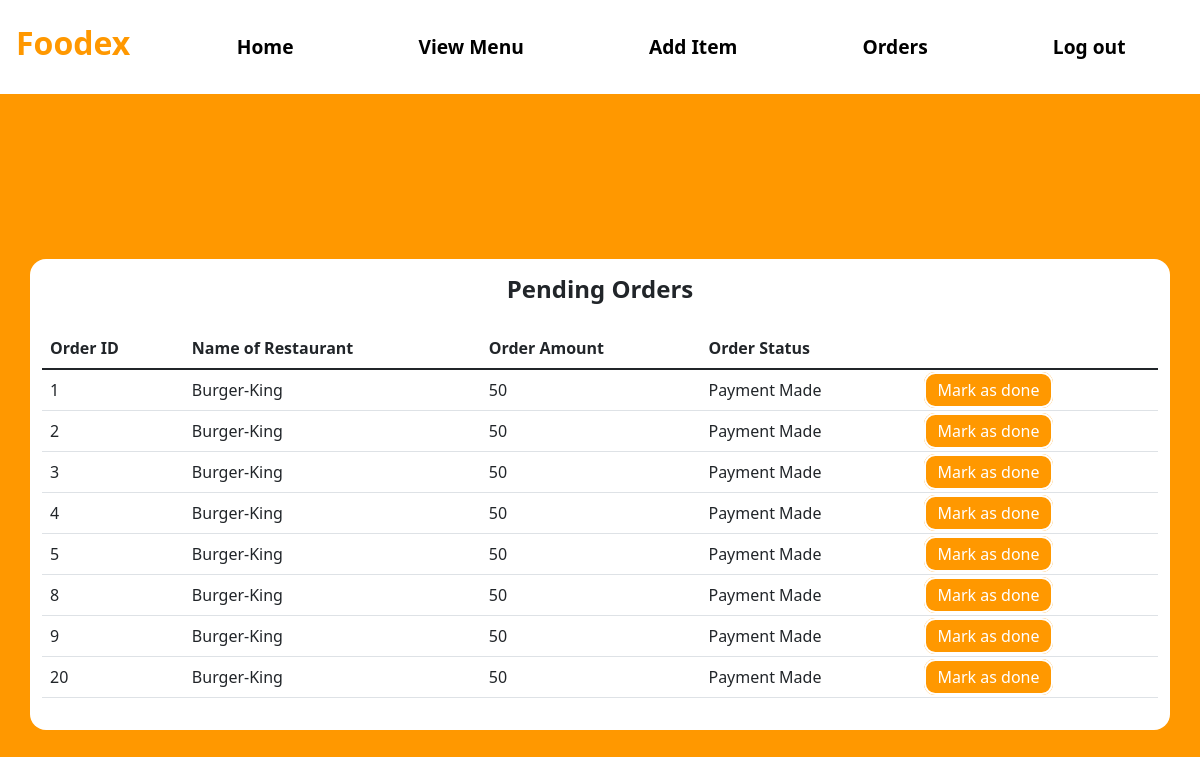
The page /Resturant-Orders (signed in) on the database as committed earlier.
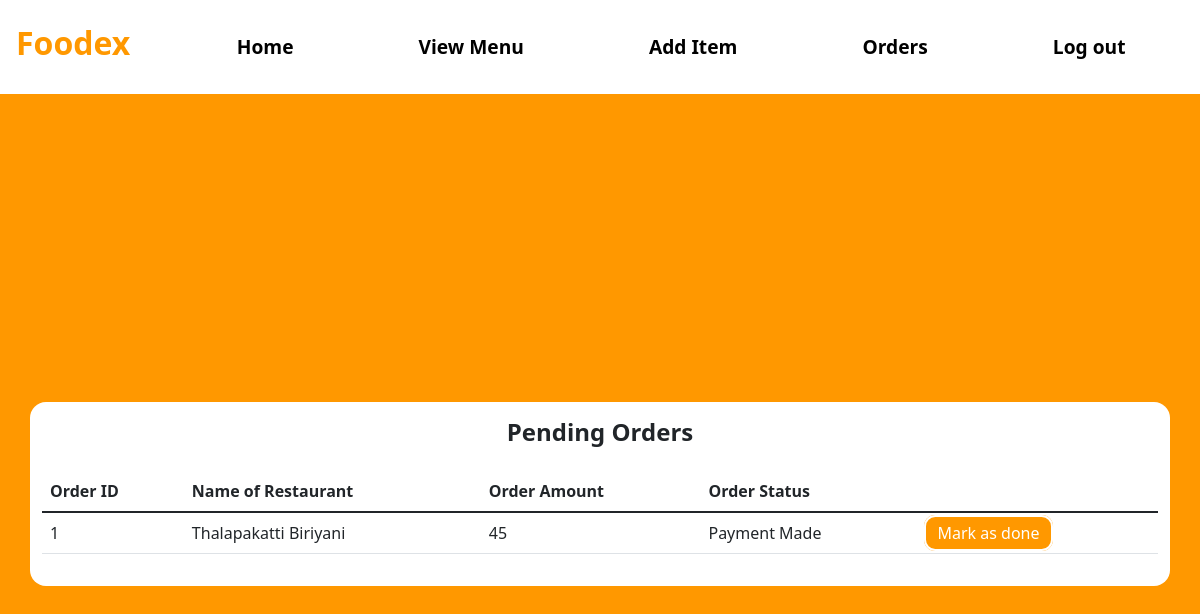
The same page on the database as committed later.
### tables this page shows
CREATE TABLE ORDER_TABLE(
                        ORDER_ID INTEGER PRIMARY KEY AUTOINCREMENT,
                        ORDER_AMOUNT INTEGER,
                        DELIVERYBOY_ID INTEGER, 
                        ORDER_STATUS TEXT,  						
                        USER_ID INTEGER, 
  						RESTAURANT_ID INTEGER, 
  						FOREIGN KEY (USER_ID) REFERENCES USER(USER_ID),
  						FOREIGN KEY (DELIVERYBOY_ID) REFERENCES DELIVERYBOY(DELIVERYBOY_ID),
  						FOREIGN KEY (RESTAURANT_ID) REFERENCES RESTAURANT(RESTAURANT_ID)             
                       );

CREATE TABLE RESTAURANT(
                        RESTAURANT_ID INTEGER PRIMARY KEY AUTOINCREMENT,
                        NAME_OF_RESTAURANT TEXT,
                        RESTAURANT_PASSWORD TEXT,
                        ADDRESS TEXT,
                        MOBILE_NO INTEGER,
                        RESTAURANT_PIN TEXT,
                        RESTAURANT_IMAGE TEXT
                       );

### app.py (the view)
@app.route("/Resturant-Orders")
def Resturant_Order():
    getid = str(session["id"])
    cursor = connection.cursor()
    cursor.execute("SELECT o.order_id, o.order_amount, o.order_status,r.name_of_restaurant FROM ORDER_TABLE o JOIN RESTAURANT r on o.RESTAURANT_ID=r.RESTAURANT_ID WHERE o.RESTAURANT_ID= "+getid+" AND o.order_status='Payment Made'")
    result_p = cursor.fetchall()
    cursor.execute("SELECT o.order_id, o.order_amount, o.order_status,r.name_of_restaurant FROM ORDER_TABLE o JOIN RESTAURANT r on o.RESTAURANT_ID=r.RESTAURANT_ID WHERE o.RESTAURANT_ID= " + getid + " AND o.order_status='Order Ready For Pick up'")
    result_d = cursor.fetchall()
    return render_template("Resturant_Order.html", Items_p=result_p, Items_d=result_d)

### templates/Resturant_Order.html (shortened to what this page needs)
<!DOCTYPE html>
<html lang="en">
<head>
    <link href="https://cdn.jsdelivr.net/npm/bootstrap@5.1.3/dist/css/bootstrap.min.css" rel="stylesheet">
    <link rel= "stylesheet" type= "text/css" href= "{{ url_for('static',filename='Styles.css') }}">
</head>
<body style="background:#ff9800;">
<nav class="navbar navbar-expand-lg bg-white">
  <h3 class="navbar-brand Logo" style="color:#ff9800;font-size: 2rem;"href="#">Foodex</h3>
    <div class="container">
  <div class="collapse navbar-collapse" id="navbarSupportedContent">
    <ul class="navbar-nav mr-auto nav-links">
        <li class="nav-item">
        <a class="nav-link nav-link-btn" href="/Resturant-Dashboard">Home</a>
      </li>
      <li class="nav-item">
        <a class="nav-link nav-link-btn" href="/View-Menu">View Menu</a>
      </li>
      <li class="nav-item">
        <a class="nav-link nav-link-btn" href="/Add-Item">Add Item</a>
      </li>
        <li class="nav-item">
        <a class="nav-link nav-link-btn" href="/Resturant-Orders">Orders</a>
      </li>
        <li class="nav-item">
        <a class="nav-link nav-link-btn" href="/">Log out</a>
      </li>
    </ul>
  </div>
     </div>
</nav>
  <div class="ToCenter" >
  <div class="container">
        <div class="row">
            <div class="col">
                <table class="table">
                    {% if Items_p %}
                    <h4 class="Logo">Pending Orders</h4>
                    <thead>
                      <tr>
                        <th scope="col">Order ID</th>
                          <th scope="col">Name of Restaurant</th>
                        <th scope="col">Order Amount</th>
                        <th scope="col">Order Status</th>
                      </tr>
                    </thead>
                    <tbody>
                      {% for i in Items_p %}
                      <tr>
                        <td>{{i[0]}}</td>
                          <td>{{i[3]}}</td>
                          <td>{{i[1]}}</td>
                          <td>{{i[2]}}</td>
                          <td> <a class="Edit-btn" style="background:#ff9800;" href="/Complete-order?id={{i[0]}}">Mark as done</a> </td>
                      </tr>
                      {% endfor %}
                    {% else %}
                    <h4 class="Logo">No Pending Orders</h4>
                    </tbody>
                    {% endif %}
                  </table>
            </div>
        </div>
    </div>
    </div>
<div class="area" >
          <ul class="circles">
          </ul>
   </div >
</body>
</html>

### static/Styles.css (style rules this page uses)
* { margin: 0px; padding: 0px; }
.ToCenter { display: flex; width: 100vw; min-height: 100vh; justify-content: center; align-items: center; background: rgba(0, 0, 0, 0); }
.container { min-width: 50vw; background: white; border-radius: 1rem; }
.Logo { text-align: center; padding: 1rem; font-weight: bold; }
.nav-links { width: 100%; display: flex; flex-direction: column; justify-content: space-around; align-items: center; }
.nav-link-btn { border:solid 2px white; font-size: 1.2rem; border-radius: 0.7rem; font-weight: bold; color: black; }
.Edit-btn { border:solid 2px white; color: white; text-decoration:none; padding: 0.3rem 0.7rem; border-radius: 0.7rem; }
.area { background: -webkit-linear-gradient(to left, #FB6C1F, #F9A72B); width: 100%; height:100vh; position: fixed; top: 0; width: 100%; z-index: -1; }
.circles { position: absolute; top: 0; left: 0; width: 100%; height: 100%; overflow: hidden; }

Rows that differ between the two databases and show on the page:
removed ORDER_TABLE: ORDER_ID "2", NAME_OF_RESTAURANT "Burger-King", ORDER_AMOUNT "50", ORDER_STATUS "Payment Made"
removed ORDER_TABLE: ORDER_ID "3", NAME_OF_RESTAURANT "Burger-King", ORDER_AMOUNT "50", ORDER_STATUS "Payment Made"
removed ORDER_TABLE: ORDER_ID "4", NAME_OF_RESTAURANT "Burger-King", ORDER_AMOUNT "50", ORDER_STATUS "Payment Made"
removed ORDER_TABLE: ORDER_ID "5", NAME_OF_RESTAURANT "Burger-King", ORDER_AMOUNT "50", ORDER_STATUS "Payment Made"
removed ORDER_TABLE: ORDER_ID "8", NAME_OF_RESTAURANT "Burger-King", ORDER_AMOUNT "50", ORDER_STATUS "Payment Made"
removed ORDER_TABLE: ORDER_ID "9", NAME_OF_RESTAURANT "Burger-King", ORDER_AMOUNT "50", ORDER_STATUS "Payment Made"
removed ORDER_TABLE: ORDER_ID "20", NAME_OF_RESTAURANT "Burger-King", ORDER_AMOUNT "50", ORDER_STATUS "Payment Made"
changed ORDER_TABLE "Payment Made": NAME_OF_RESTAURANT "Burger-King" → "Thalapakatti Biriyani"; ORDER_AMOUNT "50" → "45"
